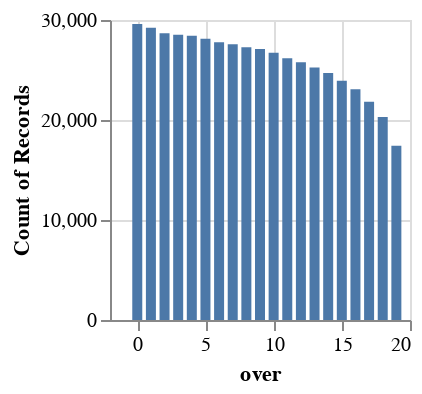

The notebook cell this image was saved under:
### Markdown cell above
### 1.3 Data Visualization Modules

This module contains functions for repetitive visualizations that may be used with cricket data.

#### 1.3.1 Visualizing Distribution of variables

The function `vis_bar` created altair charts to visualize the distribution of variables in the dataframe. The desired `width` and `height` of the plot can be specified. A few examples are highlighted below. The argument `:N` can be added to the column to specify a categorical variable.

### Code cell
over = vis_bar(X_train, "over", 150, 150)
over

### Figure 1 — Vega specification as saved in the notebook (floating-point values rounded to 4 significant figures)
{"$schema": "https://vega.github.io/schema/vega/v5.json", "data": [{"name": "source_0", "values": [{"__count": 29600, "over": 0}, {"__count": 29231, "over": 1}, {"__count": 28673, "over": 2}, {"__count": 28529, "over": 3}, {"__count": 28434, "over": 4}, {"__count": 28124, "over": 5}, {"__count": 27780, "over": 6}, {"__count": 27567, "over": 7}, {"__count": 27269, "over": 8}, {"__count": 27094, "over": 9}, {"__count": 26725, "over": 10}, {"__count": 26178, "over": 11}, {"__count": 25771, "over": 12}, {"__count": 25238, "over": 13}, {"__count": 24701, "over": 14}, {"__count": 23915, "over": 15}, {"__count": 23065, "over": 16}, {"__count": 21827, "over": 17}, {"__count": 20303, "over": 18}, {"__count": 17431, "over": 19}]}, {"name": "source_0_x_domain_over", "values": [{"min": 0, "max": 19}]}, {"name": "source_0_y_domain___count", "values": [{"min": 17431, "max": 29600}]}], "marks": [{"type": "rect", "name": "marks", "from": {"data": "source_0"}, "encode": {"update": {"y": {"field": "__count", "scale": "y"}, "xc": {"field": "over", "scale": "x"}, "y2": {"value": 0, "scale": "y"}, "fill": {"value": "#4c78a8"}, "width": {"value": 5}}}, "style": ["bar"]}], "scales": [{"name": "x", "type": "linear", "domain": [{"signal": "(data(\"source_0_x_domain_over\")[0] || {}).min"}, {"signal": "(data(\"source_0_x_domain_over\")[0] || {}).max"}], "range": [0, {"signal": "width"}], "nice": true, "padding": 5, "zero": false}, {"name": "y", "type": "linear", "domain": [{"signal": "(data(\"source_0_y_domain___count\")[0] || {}).min"}, {"signal": "(data(\"source_0_y_domain___count\")[0] || {}).max"}], "range": [{"signal": "height"}, 0], "nice": true, "zero": true}], "axes": [{"scale": "x", "tickCount": {"signal": "ceil(width/40)"}, "gridScale": "y", "maxExtent": 0, "minExtent": 0, "domain": false, "ticks": false, "aria": false, "zindex": 0, "orient": "bottom", "grid": true, "labels": false}, {"scale": "y", "zindex": 0, "labels": false, "maxExtent": 0, "grid": true, "gridScale": "x", "ticks": false, "orient": "left", "tickCount": {"signal": "ceil(height/40)"}, "aria": false, "domain": false, "minExtent": 0}, {"scale": "x", "labelFlush": true, "tickCount": {"signal": "ceil(width/40)"}, "zindex": 0, "labelOverlap": true, "grid": false, "orient": "bottom", "title": "over"}, {"scale": "y", "zindex": 0, "orient": "left", "title": "Count of Records", "tickCount": {"signal": "ceil(height/40)"}, "grid": false, "labelOverlap": true}], "padding": 5, "background": "white", "height": 150, "width": 150, "style": "cell"}
